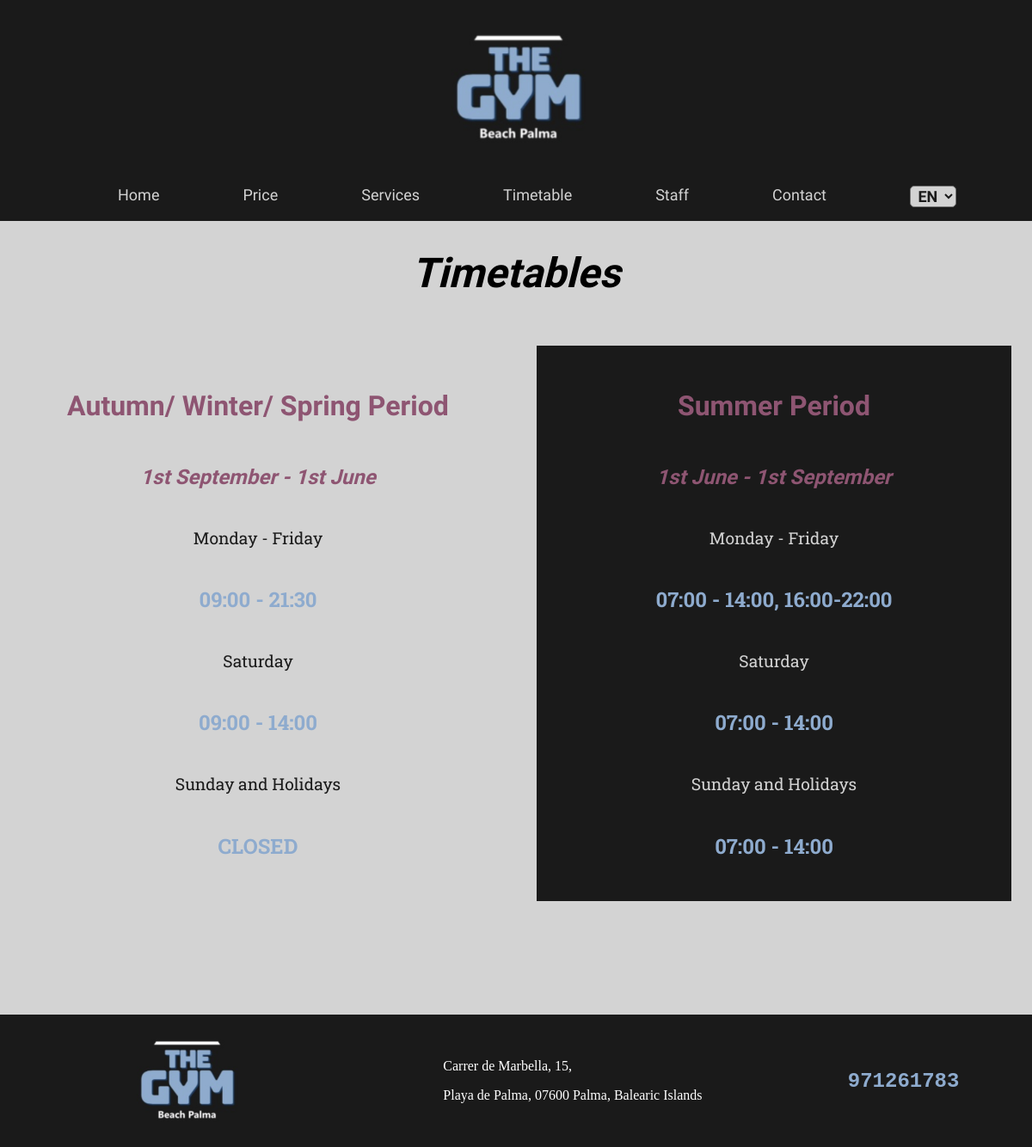
The page /en/timetable/ on the database as committed earlier.
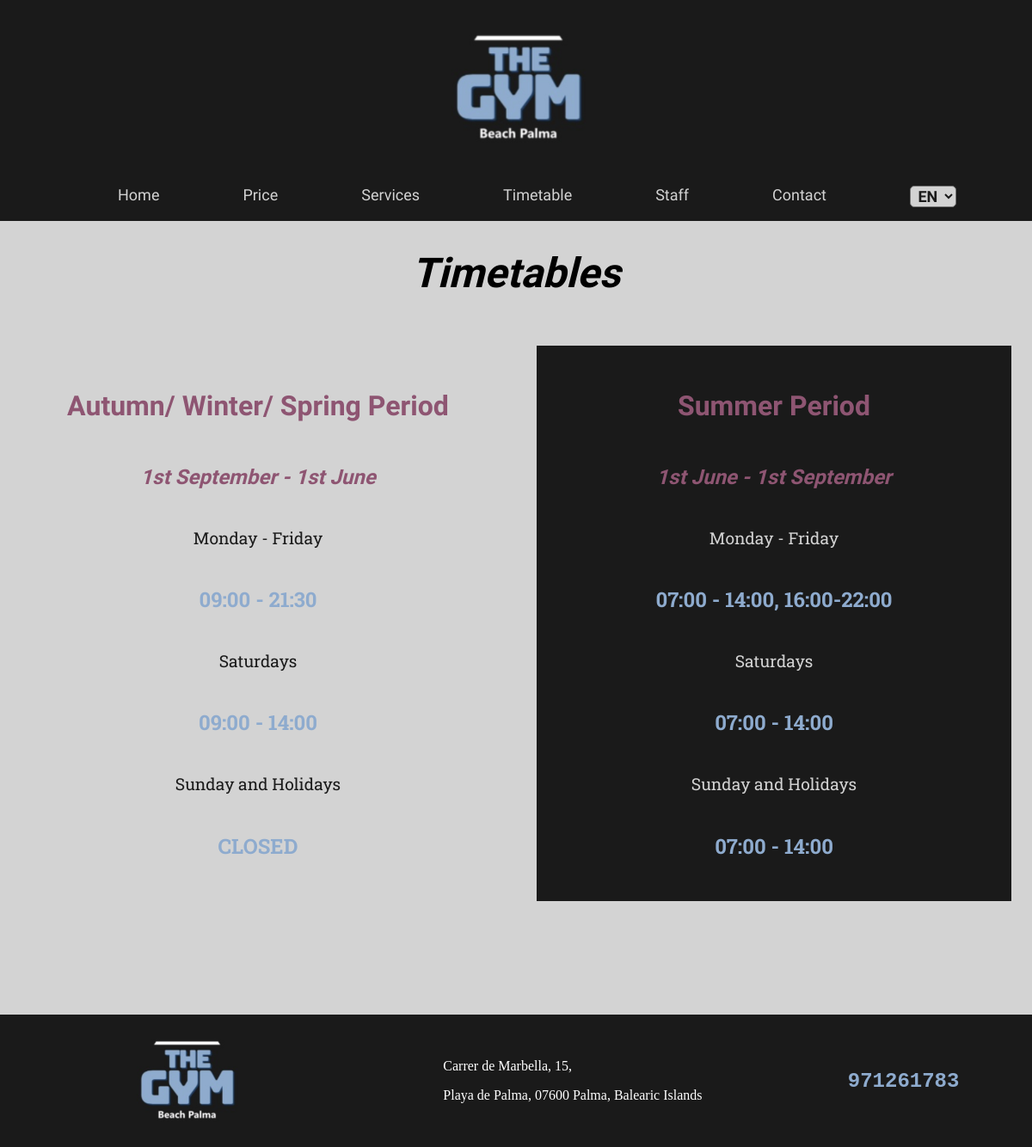
The same page on the database as committed later.
### timetable/models.py (models this page shows, shortened)
class WinterTimetable(models.Model):
    days = models.CharField(max_length=100)
    time = models.CharField(max_length=100)

class SummerTimetable(models.Model):
    days = models.CharField(max_length=100)
    time = models.CharField(max_length=100)

### timetable/views.py (the view)
# urls.py: path('timetable/',include('timetable.urls')),
def timetable(request):
    stt = SummerTimetable.objects.all()
    wt = WinterTimetable.objects.all()
    ss = SeasonalTimetable.objects.filter(season="Summer").first()
    ws = SeasonalTimetable.objects.filter(season="Winter").first()
    data = {
        'summer_timetable' : stt, 'winter_timetable' : wt, 'summer_season':ss , "winter_season" : ws  }
    return render(request,'timetable.html',data)

### timetable/templates/timetable.html (shortened to what this page needs)
{%extends 'base.html' %} {% block content %}{% load static %}{% load i18n %}
<link rel="stylesheet" href="{% static 'CSS/timetable/timetable.css' %}" />
<h1>{% trans "Timetables" %}</h1>
<div id="timetables_main">
  <div class="timetable">
    <h2>{% trans "Autumn/ Winter/ Spring Period" %}</h2>
    <h3>{{winter_season.dates}}</h3>
    {% for info in winter_timetable %}
    <p id="days_info">{{info.days}}</p>
    <p id="time_info">{{info.time}}</p>
    {% endfor %}
  </div>
  <div class="timetable" style="background-color: #1a1a1a">
    <h2>{% trans "Summer Period" %}</h2>
    <h3>{{summer_season.dates}}</h3>
    {% for info in summer_timetable %}
    <p id="days_info" style="color: lightgray" ;>{{info.days}}</p>
    <p id="time_info">{{info.time}}</p>
    {% endfor %}
  </div>
</div>
<br /><br /><br /><br /><br /><br />
{%endblock%}

Rows that differ between the two databases and show on the page:
changed WinterTimetable: days "Saturday" → "Saturdays"
changed SummerTimetable: days "Saturday" → "Saturdays"
